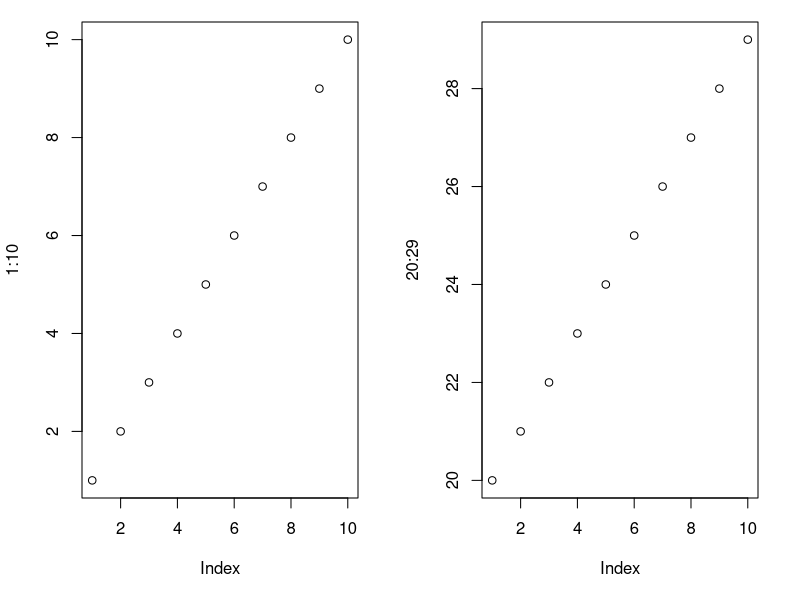
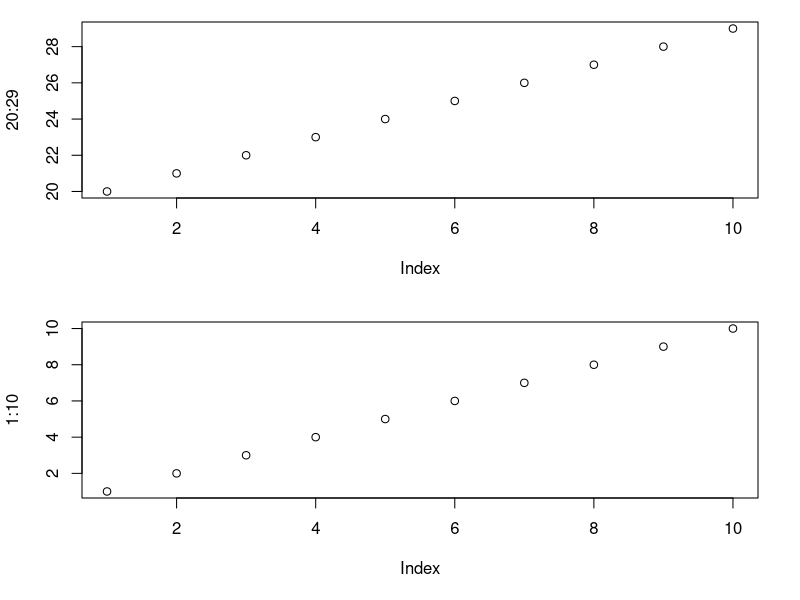

Source code (R) for these figures, in order: (Note: this script raises an error after producing the figures.)
# QUIZ 02
a = "Greet."
if (a == "Greet") print("Hello!")

# QUIZ 03
x = c(1,5,NA,20,NA,13)
mean(x)
mean(x, na.rm=NULL)
mean(x, rm.na=TRUE)
mean(x[!is.na(x)])
mean(x, na.rm=FALSE)
mean(x[is.na(x)])
mean(x, na.rm=TRUE)

# QUIZ 5
par(mfcol=c(1,2), mar=c(5, 4, 1, 2) + 0.1 )
plot(1:10)
plot(20:29)

layout(matrix(c(2,1), 2, 1))
plot(1:10)
plot(20:29)

# QUIZ 7
df = read.table("input.csv", sep=";", header=TRUE, stringsAsFactors=FALSE)
df$date = as.Date(df$date, format="%d.%m.%y")

df = read.csv("input.csv", header=TRUE, stringsAsFactors=FALSE)
df$date = as.Date(df$date)

df = read.table("input.csv", sep=";", header=TRUE, stringsAsFactors=FALSE)
df$date = as.POSIXct(df$date)

df = read.table("input.csv", sep=";", header=TRUE, stringsAsFactors=FALSE)
df$date = as.Date(df$date)

df = read.table("input.csv", sep=";", header=TRUE, stringsAsFactors=FALSE)
df$date = as.Date(df$date, format="%d.%m.%Y")

df = read.csv("input.csv", sep=";", header=TRUE, stringsAsFactors=TRUE)
df$date = as.Date(df$date, format="%d.%m.%Y")

# QUIZ 8
func_egl = function(precip, egl) {
  # Abflussganglinie (in m3/s)
  out = rep(0., length(precip) + length(egl) - 1)        
  for (i in 1:length(precip)) {
    # Abflussantwort auf Impuls i
    out_i = precip[i] * egl 
    # Zeitindices, auf welche sich Impuls i verteilt
    ix = i:(i+length(egl)-1)
    # Addiere auf Abflussganglinie
    out[ix] = out[ix] + out_i
  }          
  return(out)
}
# Aufruf der Funktion mit beliebigen Argumenten 
func_egl(c(1., 5., 10.), c(0.1, 0.4, 0.3, 0.2))



